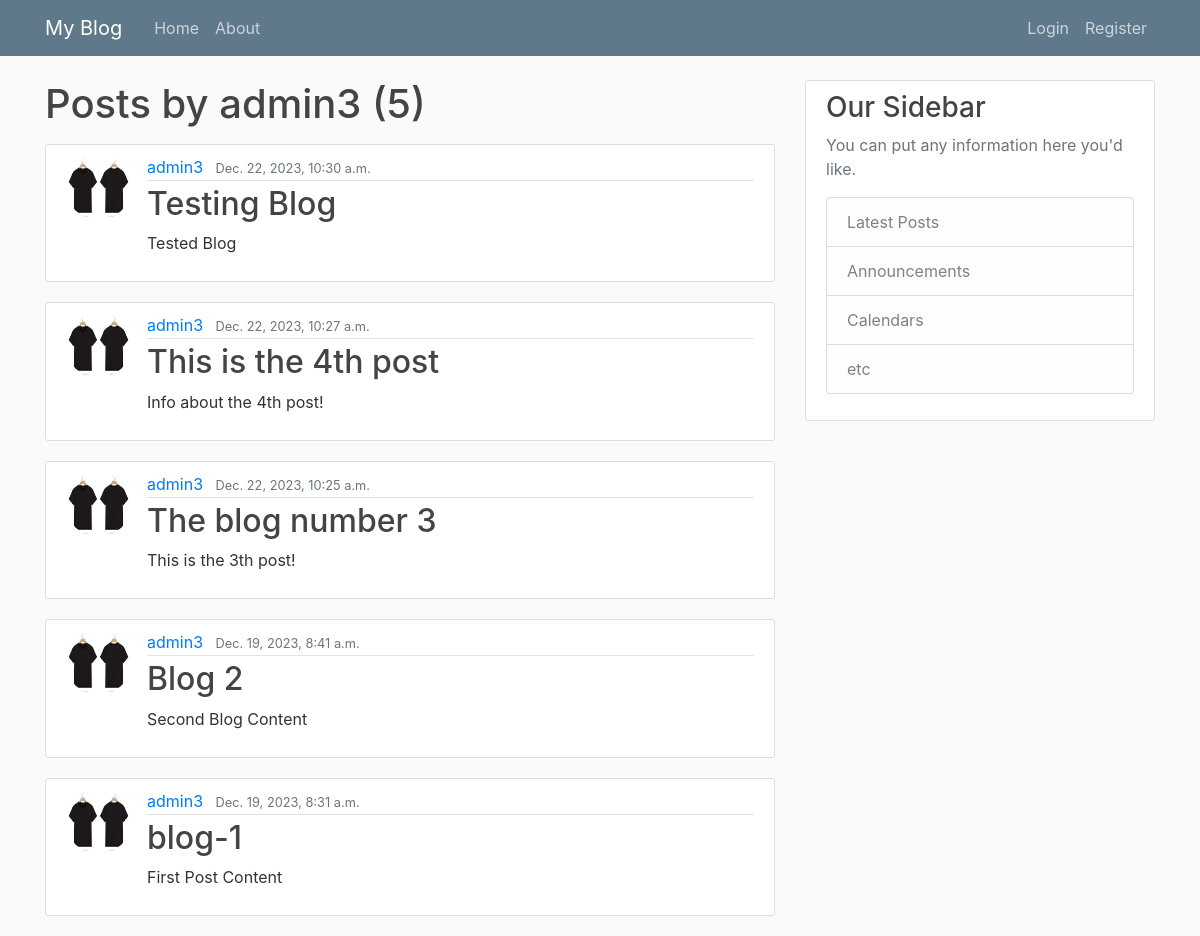
/user/admin3, run on the app's committed database.
### blog/models.py (models this page shows, shortened)
class Post(models.Model):
    title = models.CharField(max_length=50)
    content = models.TextField(max_length=500)
    date_posted = models.DateTimeField(default=timezone.now)
    author = models.ForeignKey(User, on_delete=models.CASCADE)

### users/models.py (models this page shows, shortened)
class Profile(models.Model):
    user = models.OneToOneField(User, on_delete=models.CASCADE)
    image = models.ImageField(default='default.jpg', upload_to='profile_pics')

### blog/views.py (the view)
# urls.py: path('user/<str:username>', UserPostListView.as_view(), name='user-posts'),
class UserPostListView(ListView):
    model = Post
    template_name = 'blog/user_posts.html'
    context_object_name = 'posts'
    paginate_by = 5
    def get_queryset(self):
        user = get_object_or_404(User, username=self.kwargs.get('username'))
        return Post.objects.filter(author=user).order_by('-date_posted')

### blog/templates/blog/user_posts.html (shortened to what this page needs)
{% extends "blog/base.html" %}
{% block content %}
    <h1 class="mb-3">Posts by {{ view.kwargs.username }} ({{ page_obj.paginator.count }})</h1>
    {% for post in posts %}
        <article class="media content-section">
            <img class="rounded-circle article-img" src="{{ post.author.profile.image.url }}" alt="">
          <div class="media-body">
            <div class="article-metadata">
              <a class="mr-2" href="{% url 'user-posts' post.author.username %}">{{ post.author }}</a>
              <small class="text-muted">{{ post.date_posted }}</small>
            </div>
            <h2><a class="article-title" href="{% url 'post-detail' post.id %}">{{ post.title }}</a></h2>
            <p class="article-content">{{ post.content }}</p>
          </div>
        </article>
    {% endfor %}
{% endblock content %}

### blog/templates/blog/base.html (shortened to what this page needs)
<!DOCTYPE html>
{% load static %}
<html lang="en">
<head>
    <link rel="stylesheet" href="https://cdn.jsdelivr.net/npm/bootstrap@4.0.0/dist/css/bootstrap.min.css">
    <link rel="stylesheet" href="{% static 'blog/main.css' %}">
</head>
<body>
  <header class="site-header">
    <nav class="navbar navbar-expand-md navbar-dark bg-steel fixed-top">
      <div class="container">
        <a class="navbar-brand mr-4" href="{% url 'blog-home' %}">My Blog</a>
        <div class="collapse navbar-collapse" id="navbarToggle">
          <div class="navbar-nav mr-auto">
            <a class="nav-item nav-link" href="{% url 'blog-home' %}">Home</a>
            <a class="nav-item nav-link" href="{% url 'blog-about' %}">About</a>
          </div>
          <div class="navbar-nav">
              {% if user.is_authenticated %}
                  <a class="nav-item nav-link" href="{% url 'post-create' %}">Create Post</a>
                  <a class="nav-item nav-link" href="{% url 'profile' %}">Profile</a>
                  <a class="nav-item nav-link" href="{% url 'logout' %}">Logout</a>
              {% else %}
                 <a class="nav-item nav-link" href="{% url 'login' %}">Login</a>
                 <a class="nav-item nav-link" href="{% url 'register' %}">Register</a>
              {% endif %}
          </div>
        </div>
      </div>
    </nav>
</header>
<main role="main" class="container">
  <div class="row">
    <div class="col-md-8">
      {% block content %}{% endblock %}
    </div>
    <div class="col-md-4">
      <div class="content-section">
        <h3>Our Sidebar</h3>
        <p class='text-muted'>You can put any information here you'd like.
          <ul class="list-group">
            <li class="list-group-item list-group-item-light">Latest Posts</li>
            <li class="list-group-item list-group-item-light">Announcements</li>
            <li class="list-group-item list-group-item-light">Calendars</li>
            <li class="list-group-item list-group-item-light">etc</li>
          </ul>
        </p>
      </div>
    </div>
  </div>
</main>
</body>
</html>

### blog/static/blog/main.css (style rules this page uses)
body { background: #fafafa; color: #333333; margin-top: 5rem; }
h1, h2, h3, h4, h5, h6 { color: #444444; }
ul { margin: 0; }
.bg-steel { background-color: #5f788a; }
.site-header .navbar-nav .nav-link { color: #cbd5db; }
.content-section { background: #ffffff; padding: 10px 20px; border: 1px solid #dddddd; border-radius: 3px; margin-bottom: 20px; }
.article-title { color: #444444; }
.article-content { white-space: pre-line; }
.article-img { height: 65px; width: 65px; margin-right: 16px; }
.article-metadata { padding-bottom: 1px; margin-bottom: 4px; border-bottom: 1px solid #e3e3e3 }

### data on the page
Post: author.profile.image (picture), author "admin3", date_posted "Dec. 22, 2023, 10:30 a.m.", title "Testing Blog", content "Tested Blog"
Post: author.profile.image (picture), author "admin3", date_posted "Dec. 22, 2023, 10:27 a.m.", title "This is the 4th post", content "Info about the 4th post!"
Post: author.profile.image (picture), author "admin3", date_posted "Dec. 22, 2023, 10:25 a.m.", title "The blog number 3", content "This is the 3th post!"
Post: author.profile.image (picture), author "admin3", date_posted "Dec. 19, 2023, 8:41 a.m.", title "Blog 2", content "Second Blog Content"
Post: author.profile.image (picture), author "admin3", date_posted "Dec. 19, 2023, 8:31 a.m.", title "blog-1", content "First Post Content"

### other printed values
{{ view.kwargs.username }} "admin3"
{{ page_obj.paginator.count }} "5"
